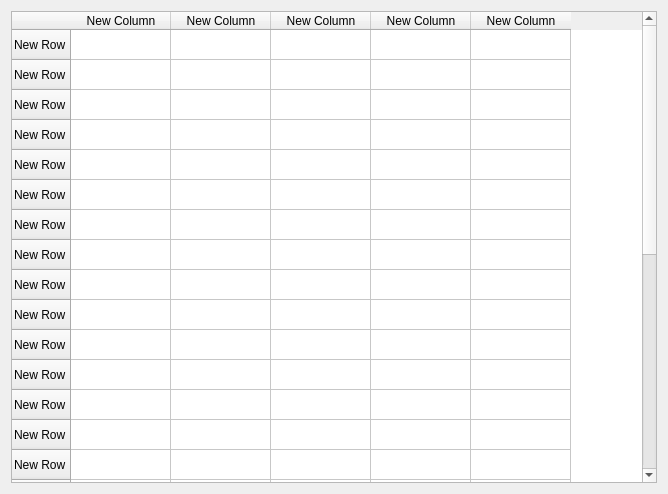
<?xml version="1.0" encoding="UTF-8"?>
<ui version="4.0">
 <class>Form</class>
 <widget class="QWidget" name="Form">
  <property name="geometry">
   <rect>
    <x>0</x>
    <y>0</y>
    <width>668</width>
    <height>494</height>
   </rect>
  </property>
  <property name="windowTitle">
   <string>Form</string>
  </property>
  <layout class="QGridLayout" name="gridLayout">
   <item row="0" column="0">
    <widget class="TableWidget" name="tableWidget">
     <row>
      <property name="text">
       <string>New Row</string>
      </property>
     </row>
     <row>
      <property name="text">
       <string>New Row</string>
      </property>
     </row>
     <row>
      <property name="text">
       <string>New Row</string>
      </property>
     </row>
     <row>
      <property name="text">
       <string>New Row</string>
      </property>
     </row>
     <row>
      <property name="text">
       <string>New Row</string>
      </property>
     </row>
     <row>
      <property name="text">
       <string>New Row</string>
      </property>
     </row>
     <row>
      <property name="text">
       <string>New Row</string>
      </property>
     </row>
     <row>
      <property name="text">
       <string>New Row</string>
      </property>
     </row>
     <row>
      <property name="text">
       <string>New Row</string>
      </property>
     </row>
     <row>
      <property name="text">
       <string>New Row</string>
      </property>
     </row>
     <row>
      <property name="text">
       <string>New Row</string>
      </property>
     </row>
     <row>
      <property name="text">
       <string>New Row</string>
      </property>
     </row>
     <row>
      <property name="text">
       <string>New Row</string>
      </property>
     </row>
     <row>
      <property name="text">
       <string>New Row</string>
      </property>
     </row>
     <row>
      <property name="text">
       <string>New Row</string>
      </property>
     </row>
     <row>
      <property name="text">
       <string>New Row</string>
      </property>
     </row>
     <row>
      <property name="text">
       <string>New Row</string>
      </property>
     </row>
     <row>
      <property name="text">
       <string>New Row</string>
      </property>
     </row>
     <row>
      <property name="text">
       <string>New Row</string>
      </property>
     </row>
     <row>
      <property name="text">
       <string>New Row</string>
      </property>
     </row>
     <row>
      <property name="text">
       <string>New Row</string>
      </property>
     </row>
     <row>
      <property name="text">
       <string>New Row</string>
      </property>
     </row>
     <row>
      <property name="text">
       <string>New Row</string>
      </property>
     </row>
     <row>
      <property name="text">
       <string>New Row</string>
      </property>
     </row>
     <row>
      <property name="text">
       <string>New Row</string>
      </property>
     </row>
     <row>
      <property name="text">
       <string>New Row</string>
      </property>
     </row>
     <row>
      <property name="text">
       <string>New Row</string>
      </property>
     </row>
     <row>
      <property name="text">
       <string>New Row</string>
      </property>
     </row>
     <row>
      <property name="text">
       <string>New Row</string>
      </property>
     </row>
     <column>
      <property name="text">
       <string>New Column</string>
      </property>
     </column>
     <column>
      <property name="text">
       <string>New Column</string>
      </property>
     </column>
     <column>
      <property name="text">
       <string>New Column</string>
      </property>
     </column>
     <column>
      <property name="text">
       <string>New Column</string>
      </property>
     </column>
     <column>
      <property name="text">
       <string>New Column</string>
      </property>
     </column>
    </widget>
   </item>
  </layout>
 </widget>
 <customwidgets>
  <customwidget>
   <class>TableWidget</class>
   <extends>QTableWidget</extends>
   <header>tablewidget.h</header>
  </customwidget>
 </customwidgets>
 <resources/>
 <connections/>
</ui>
